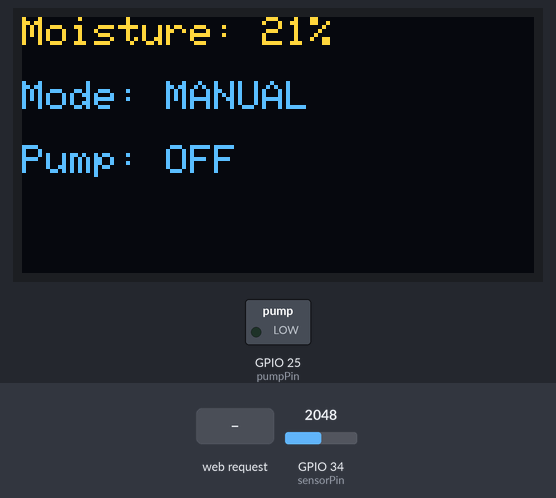
The sketch below on a simulated ESP32. Parts: 128×64 one-colour display, switched loads named in the sketch (green lamp = pin HIGH). Inputs (shaded band) come from the test bench; at power-on: GPIO 34 (sensorPin) = 2048. The OLED is the two-colour kind (top 16 rows yellow); WiFi joins after 1.5 s; servers stay silent unless stated; what the sketch prints to the serial monitor is not drawn.

Above: at 4.2 s.
4.3 s: HTTP request GET /auto received
At 5.9 s:
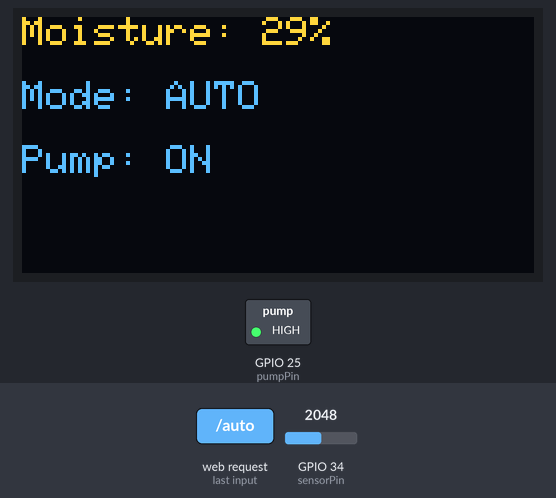
8.4 s: HTTP request GET /on received
At 9.8 s:
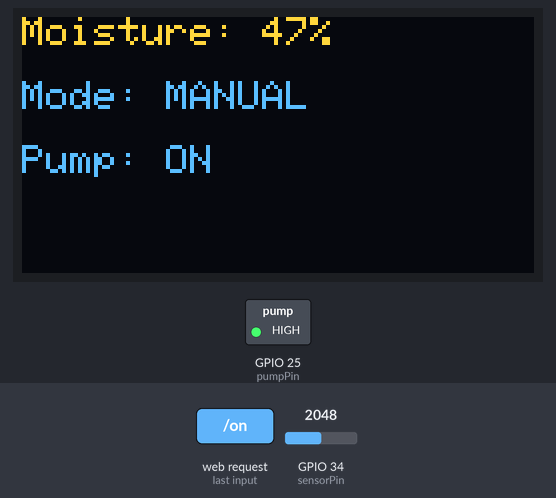
12.5 s: GPIO 34 (sensorPin) set to 2866
At 14.1 s:
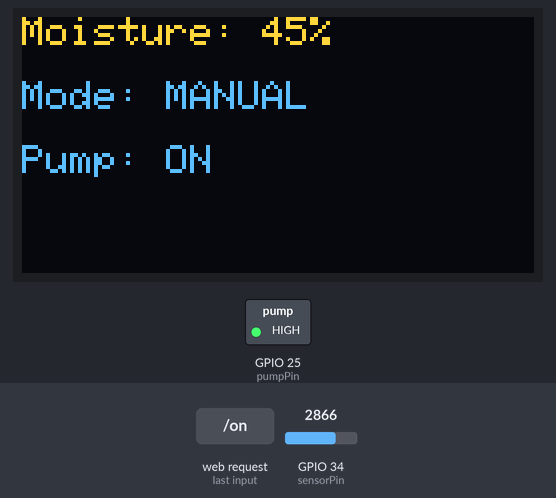
15.8 s: GPIO 34 (sensorPin) set to 3603
At 17.1 s:
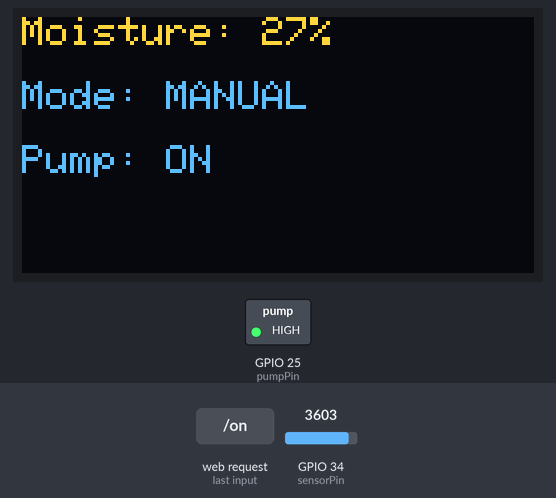
18.9 s: GPIO 34 (sensorPin) set to 3972
21.0 s: GPIO 34 (sensorPin) set to 4070
Timing chart, 0 to 24.0 s (numbered marks = the images above; inputs shaded):
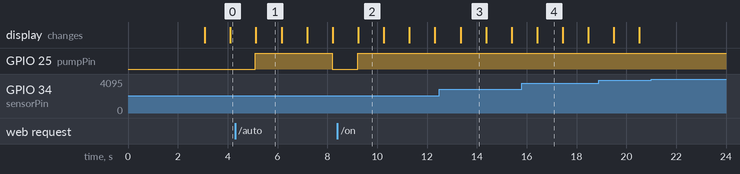

The sketch:

Plant_Monitor_Oled.ino
```cpp
#include <WiFi.h>
#include <WebServer.h>
#include <Wire.h>
#include <Adafruit_GFX.h>
#include <Adafruit_SSD1306.h>

// =====================
// OLED CONFIG
// =====================
#define SCREEN_WIDTH 128
#define SCREEN_HEIGHT 64
#define OLED_RESET -1

Adafruit_SSD1306 display(SCREEN_WIDTH, SCREEN_HEIGHT, &Wire, OLED_RESET);

// =====================
// WIFI
// =====================
const char* ssid = "Lighthouse-Mesh";
const char* password = "1d4life4316";

WebServer server(80);

// =====================
// PINS
// =====================
const int sensorPin = 34;
const int pumpPin   = 25;

// =====================
// CALIBRATION
// =====================
int dryValue = 3120;
int wetValue = 1340;

// =====================
// VARIABLES
// =====================
float smoothedMoisture = 0;
int currentMoisture = 0;

bool watering = false;
bool pumpRunning = false;
unsigned long lastToggle = 0;

const unsigned long pumpOnTime  = 6000;   // 6 seconds
const unsigned long pumpOffTime = 12000;  // 12 seconds

int cycleCount = 0;
const int maxCycles = 3;

bool manualOverride = true;

// =====================
// WEB SERVER
// =====================
void handleRoot() {
  String html = "<html><head><meta http-equiv='refresh' content='2'></head><body>";
  html += "<h1>Plant Monitor</h1>";
  html += "<p>Moisture: " + String(currentMoisture) + "%</p>";
  html += "<p>Mode: " + String(manualOverride ? "MANUAL" : "AUTO") + "</p>";
  html += "<p>Pump: " + String(pumpRunning ? "ON" : "OFF") + "</p>";

  html += "<a href='/on'><button>ON</button></a>";
  html += "<a href='/off'><button>OFF</button></a>";
  html += "<a href='/auto'><button>AUTO</button></a>";

  html += "</body></html>";

  server.send(200, "text/html", html);
}

void handleOn() {
  manualOverride = true;
  pumpRunning = true;
  digitalWrite(pumpPin, HIGH);
  server.sendHeader("Location", "/");
  server.send(303);
}

void handleOff() {
  manualOverride = true;
  pumpRunning = false;
  digitalWrite(pumpPin, LOW);
  server.sendHeader("Location", "/");
  server.send(303);
}

void handleAuto() {
  manualOverride = false;
  server.sendHeader("Location", "/");
  server.send(303);
}

// =====================
// SETUP
// =====================
void setup() {

  Serial.begin(115200);

  pinMode(pumpPin, OUTPUT);
  digitalWrite(pumpPin, LOW);

  Wire.begin(21, 22);

  // OLED INIT
  if(!display.begin(SSD1306_SWITCHCAPVCC, 0x3C)) {
    Serial.println("OLED failed");
    while(true);
  }

  display.clearDisplay();
  display.setTextSize(1);
  display.setTextColor(WHITE);

  display.setCursor(0,0);
  display.println("Plant Monitor");
  display.display();
  delay(1500);

  // WIFI CONNECT (non-blocking timeout)
  WiFi.begin(ssid, password);

  unsigned long startAttemptTime = millis();

  while (WiFi.status() != WL_CONNECTED && millis() - startAttemptTime < 10000) {
    delay(500);
    Serial.print(".");
  }

  if(WiFi.status() == WL_CONNECTED){
    Serial.println("\nConnected");
    Serial.println(WiFi.localIP());
  } else {
    Serial.println("\nWiFi Failed");
  }

  server.on("/", handleRoot);
  server.on("/on", handleOn);
  server.on("/off", handleOff);
  server.on("/auto", handleAuto);

  server.begin();
}

// =====================
// LOOP
// =====================
void loop() {

  server.handleClient();

  int raw = analogRead(sensorPin);

  // basic sanity check
  if(raw < 100 || raw > 4000){
    Serial.println("Sensor issue");
    delay(1000);
    return;
  }

  int moisture = map(raw, dryValue, wetValue, 0, 100);
  moisture = constrain(moisture, 0, 100);

  // smoothing
  smoothedMoisture = (smoothedMoisture * 0.8) + (moisture * 0.2);
  currentMoisture = (int)smoothedMoisture;

  unsigned long now = millis();

  // AUTO MODE
  if(!manualOverride){

    if(!watering && currentMoisture < 30){
      watering = true;
      pumpRunning = true;
      cycleCount = 0;
      lastToggle = now;
      digitalWrite(pumpPin, HIGH);
    }

    if(watering && (cycleCount >= maxCycles || currentMoisture > 40)){
      watering = false;
      pumpRunning = false;
      digitalWrite(pumpPin, LOW);
    }

    if(watering){
      if(pumpRunning && now - lastToggle >= pumpOnTime){
        pumpRunning = false;
        lastToggle = now;
        digitalWrite(pumpPin, LOW);
        cycleCount++;
      }
      else if(!pumpRunning && now - lastToggle >= pumpOffTime){
        pumpRunning = true;
        lastToggle = now;
        digitalWrite(pumpPin, HIGH);
      }
    }
  }

  // =====================
  // OLED DISPLAY
  // =====================
  display.clearDisplay();

  display.setCursor(0,0);
  display.print("Moisture: ");
  display.print(currentMoisture);
  display.println("%");

  display.setCursor(0,16);
  display.print("Mode: ");
  display.println(manualOverride ? "MANUAL" : "AUTO");

  display.setCursor(0,32);
  display.print("Pump: ");
  display.println(pumpRunning ? "ON" : "OFF");

  display.display();

  // SERIAL DEBUG
  Serial.print("Raw: ");
  Serial.print(raw);
  Serial.print(" Moisture: ");
  Serial.print(currentMoisture);
  Serial.print("% Pump: ");
  Serial.println(pumpRunning ? "ON" : "OFF");

  delay(1000);
}
```

Measured:
- after the input at 4.3 s, GPIO 25 (pumpPin): LOW → HIGH after 0.81 s, → LOW 3.1 s later; the display: changes after 0.84 s (image 1)
- after the input at 8.4 s, GPIO 25 (pumpPin): LOW → HIGH after 0.82 s; the display: changes after 0.84 s (image 2)
- after the input at 21.0 s, every drawn part: stays the same
- what the display in image 1 shows lasts 1.1 s, from 5.1 s to 6.2 s
